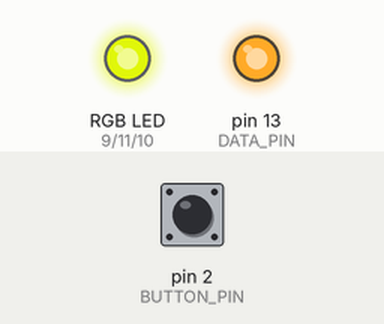
The sketch below on a simulated Arduino Uno, built with avr-gcc and run on an emulated ATmega328P. Parts: an RGB LED mixed from three pins (HIGH = lit), output pins drawn as LEDs (lit = HIGH). The test bench sets the inputs (shaded band); at power-on: pin 2 (BUTTON_PIN) HIGH. Dim RGB values are drawn brighter than linear; random numbers use the default seed unless the sketch sets one.

Above: at 0.19 s.
At 0.76 s:
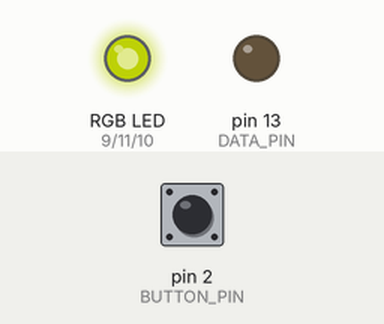
At 37.02 s:
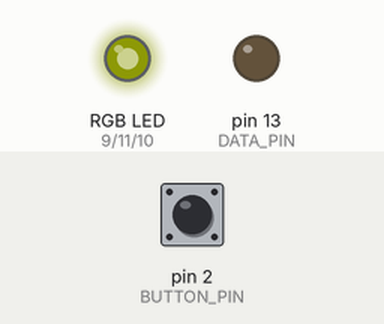
Timing chart, 0 to 40.0 s (numbered marks = the images above):
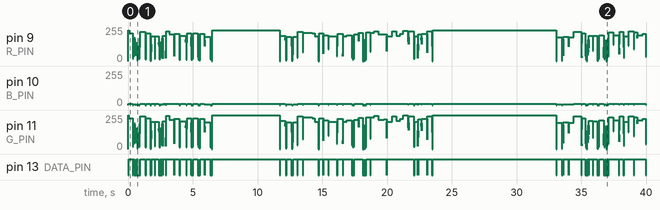

The sketch:

neon.ino
```cpp
// Arduino neon sign simulation
//
// Ferbi

#include "src/RGBLed.h"           // https://github.com/wilmouths/RGBLed

// onboard activity
#define DATA_PIN 13

// RGB - PWM pins
#define R_PIN 9
#define G_PIN 11
#define B_PIN 10

// disable neon pin
#define BUTTON_PIN 2

// debug?
#define DEBUG 0

// use flickerTable
#define FLICKER 1

// some other variables
uint8_t count = 0;                // counter for the flicker table
const uint8_t velikost = 100;     // size of flickerTable
byte flickerTable[velikost];

// set RGB color
byte RGB[] = {230, 255 , 10};

// create object
RGBLed led(R_PIN, G_PIN, B_PIN, COMMON_CATHODE);

/*  // for fixed dimmer
  byte flickerTable[] = { 10, 10, 20, 30, 250, 250, 140, 10, 10, 255 };
*/

void setup() {

  // set pin state
  pinMode(DATA_PIN, OUTPUT);        // declare out
  pinMode(BUTTON_PIN, INPUT);       // declare in

  // start serial for debugging
  if (DEBUG) {
    Serial.begin(115200);
    Serial.print("Setup done!");
  }

  // set strip color
  led.setColor( RGB[0] , RGB[1] , RGB[2]);
}

void loop() {

  // if pin GND-ed
  if (!digitalRead(BUTTON_PIN)) {                       // check if the input is HIGH
    digitalWrite(DATA_PIN, LOW);
    led.off();
    if (DEBUG) {
      Serial.println("OFF by HW switch!");
    }
    delay(1000);
  }
  else {
    mode_1();     // random or flicker
    mode_2();     // just big random
  }
}

void mode_1() {
  delay(30);
  if (FLICKER) {
    setFlicker();

    for ( int i = 0; i <= velikost; i++) {                // This for loop runs untill the flicker table finishes
      analogWrite(DATA_PIN, flickerTable[i]);
      led.brightness(RGB[0] , RGB[1] , RGB[2], flickerTable[i] * 100 / 255);

      if (count == 3 && flickerTable[i] > 200) {
        digitalWrite(DATA_PIN, HIGH);
        led.brightness(RGB[0] , RGB[1] , RGB[2], 100);
        delay(random(3000, 6000));
        count = 0;
      }
      if (flickerTable[i] > 200) {
        delay(random(200, 400));
        count++;
      }
      if (flickerTable[i] < 20) {
        delay(random(50, 80));
      }
      else {
        delay(random(10, 20));
        count = 0;
      }
    }
  }
  else {
    for ( int i = 0; i <= velikost / 2 ; i++) {
      analogWrite(DATA_PIN, 255);
      led.brightness(RGB[0] , RGB[1] , RGB[2], 255);
      delay(random(200, 800));

      analogWrite(DATA_PIN, 0);
      led.off();
      delay(random(10, 80 + count));

      analogWrite(DATA_PIN, 255);
      led.brightness(RGB[0] , RGB[1] , RGB[2], 255);
      delay(random(10, 50));

      analogWrite(DATA_PIN, 0);
      led.off();
      delay(random(10, 20 + count));

      analogWrite(DATA_PIN, 255);
      led.brightness(RGB[0] , RGB[1] , RGB[2], 255);
      count++;
    }
  }

  digitalWrite(DATA_PIN, LOW);          // turn off strip
  led.off();
}

void mode_2() {
  if (DEBUG) {
    Serial.print("mode2...");
  }

  digitalWrite(DATA_PIN, HIGH);
  led.brightness(RGB[0] , RGB[1] , RGB[2], 100);
  delay(random(5000, 10000));
  digitalWrite(DATA_PIN, LOW);
  led.off();

  if (DEBUG) {
    Serial.println("off");
  }
}

void setFlicker() {
  for (int i = 0; i < velikost; i++) {
    flickerTable[i] = random(0, 255);
  }
}
```

RGBLed.cpp
```cpp
#include "Arduino.h"

#include "RGBLed.h"

int RGBLed::RED[3] = {255, 0, 0};
int RGBLed::GREEN[3] = {0, 255, 0};
int RGBLed::BLUE[3] = {0, 0, 255};
int RGBLed::MAGENTA[3] = {255, 0, 255};
int RGBLed::CYAN[3] = {0, 255, 255};
int RGBLed::YELLOW[3] = {255, 255, 0};
int RGBLed::WHITE[3] = {255, 255, 255};

RGBLed::RGBLed(int red, int green, int blue, Mode common):
_red(red), _green(green), _blue(blue), _common(common)
{
	pinMode(_red, OUTPUT);
	pinMode(_green, OUTPUT);
	pinMode(_blue, OUTPUT);
}

void RGBLed::off() {
	color(0, 0, 0);
}

void RGBLed::brightness(int rgb[3], int brightness) {
	intensity(rgb[0], rgb[1], rgb[2], brightness);
}

void RGBLed::brightness(int red, int green, int blue, int brightness) {
	intensity(red, green, blue, brightness);
}

void RGBLed::intensity(int red, int green, int blue, int brightness) {
	red = (red * brightness) / 100;
	green = (green * brightness) / 100;
	blue = (blue * brightness) / 100;
	color(red, green, blue);
}

void RGBLed::flash(int rgb[3], int duration) {
	blink(rgb[0], rgb[1], rgb[2], duration, duration);
}

void RGBLed::flash(int rgb[3], int onDuration, int duration) {
	blink(rgb[0], rgb[1], rgb[2], onDuration, duration);
}

void RGBLed::flash(int red, int green, int blue, int duration) {
	blink(red, green, blue, duration, duration);
}

void RGBLed::flash(int red, int green, int blue, int onDuration, int duration) {
	blink(red, green, blue, onDuration, duration);
}

void RGBLed::blink(int red, int green, int blue, int onDuration, int duration) {
	color(red, green, blue);
	delay(onDuration);
	off();
	delay(duration);
}

void RGBLed::setColor(int rgb[3]) {
	color(rgb[0], rgb[1], rgb[2]);
}

void RGBLed::setColor(int red, int green, int blue) {
	color(red, green, blue);
}

void RGBLed::color(int red, int green, int blue) {
	if (_common == COMMON_ANODE) {
		analogWrite(_red, ~red);
		analogWrite(_green, ~green);
		analogWrite(_blue, ~blue);
	} else {
		analogWrite(_red, red);
		analogWrite(_green, green);
		analogWrite(_blue, blue);
	}
}

void RGBLed::fadeOut(int rgb[3], int steps, int duration) {
	fade(rgb[0], rgb[1], rgb[2], steps, duration, true);
}

void RGBLed::fadeOut(int red, int green, int blue, int steps, int duration) {
	fade(red, green, blue, steps, duration, true);
}

void RGBLed::fadeIn(int rgb[3], int steps, int duration) {
	fade(rgb[0], rgb[1], rgb[2], steps, duration, false);
}

void RGBLed::fadeIn(int red, int green, int blue, int steps, int duration) {
	fade(red, green, blue, steps, duration, false);
}

void RGBLed::fade(int red, int green, int blue, int steps, int duration, bool out) {
	if (out) {
		for (int i = 255; i >= 0; i -= steps) {
			fade(red, green, blue, steps, duration, i);
		}
	} else {
		for (int i = 0; i <= 255; i += steps) {
			fade(red, green, blue, steps, duration, i);
		}
	}
}

void RGBLed::fade(int red, int green, int blue, int steps, int duration, int value) {
	float brightness = float(value) / 255.f;
	if (red > 0 && red <= 255) analogWrite(_red, red * brightness);
	if (green > 0 && green <= 255) analogWrite(_green, green * brightness);
	if (blue > 0 && blue <= 255) analogWrite(_blue, blue * brightness);
	delay((unsigned long) (duration / steps));
}
```

RGBLed.h
```cpp
#ifndef RGBLed_h
#define RGBLed_h

#include "Arduino.h"

enum Mode {
	COMMON_ANODE,
	COMMON_CATHODE
};

class RGBLed {

	public:
		RGBLed(int red, int green, int blue, Mode common);

		void off();

		void brightness(int rgb[3], int brightness);
		void brightness(int red, int green, int blue, int brightness);

		void flash(int rgb[3], int duration);
		void flash(int rgb[3], int onDuration, int duration);

		void flash(int red, int green, int blue, int duration);
		void flash(int red, int green, int blue, int onDuration, int duration);

		void setColor(int rgb[3]);
		void setColor(int red, int green, int blue);

		void fadeOut(int rgb[3], int steps, int duration);
		void fadeOut(int red, int green, int blue, int steps, int duration);

		void fadeIn(int rgb[3], int steps, int duration);
		void fadeIn(int red, int green, int blue, int steps, int duration);

		static int RED[3];
		static int GREEN[3];
		static int BLUE[3];
		static int MAGENTA[3];
		static int CYAN[3];
		static int YELLOW[3];
		static int WHITE[3];

	private:
		int _red, _green, _blue, _common;
		void color(int red, int green, int blue);
		void blink(int red, int green, int blue, int onDuration, int duration);
		void intensity(int red, int green, int blue, int brightness);
		void fade(int red, int green, int blue, int steps, int duration, bool out);
		void fade(int red, int green, int blue, int steps, int duration, int value);

};

#endif
```
